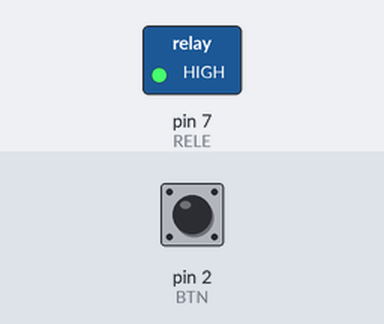
Bench run of a sketch on a simulated Arduino Uno, built with avr-gcc and run on an emulated ATmega328P. Parts: switched loads named in the sketch (green lamp = pin HIGH). The test bench sets the inputs (shaded band); at power-on: pin 2 (BTN) HIGH.

Above: at 1.2 s.
1.3 s: pin 2 (BTN) pulled LOW for 0.15 s
At 1.43 s:
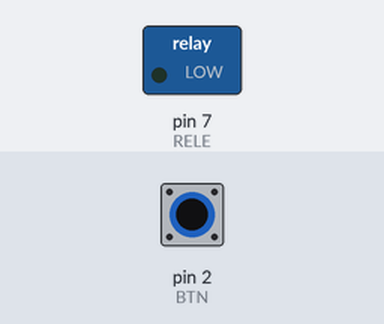
Timing chart, 0 to 4.3 s (numbered marks = the images above; inputs shaded):
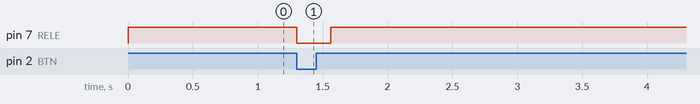

The sketch:

Projeto_175_Pulso_de_rele_por_botao.ino
```cpp
// Projeto 175 - Pulso de rele por botao
// Arduino Uno | Arduino Neon Lab

const byte BTN=2,RELE=7;const bool ATIVO=LOW;
unsigned long ate=0;bool ant=HIGH;
void setup(){pinMode(BTN,INPUT_PULLUP);pinMode(RELE,OUTPUT);
 digitalWrite(RELE,!ATIVO);}
void loop(){
 bool agora=digitalRead(BTN);
 if(ant==HIGH && agora==LOW)ate=millis()+250UL;
 ant=agora;
 digitalWrite(RELE,(long)(ate-millis())>0?ATIVO:!ATIVO);
 delay(20);
}
```

Measured:
- after the input at 1.3 s, pin 7 (RELE): HIGH → LOW at once, → HIGH 0.26 s later
